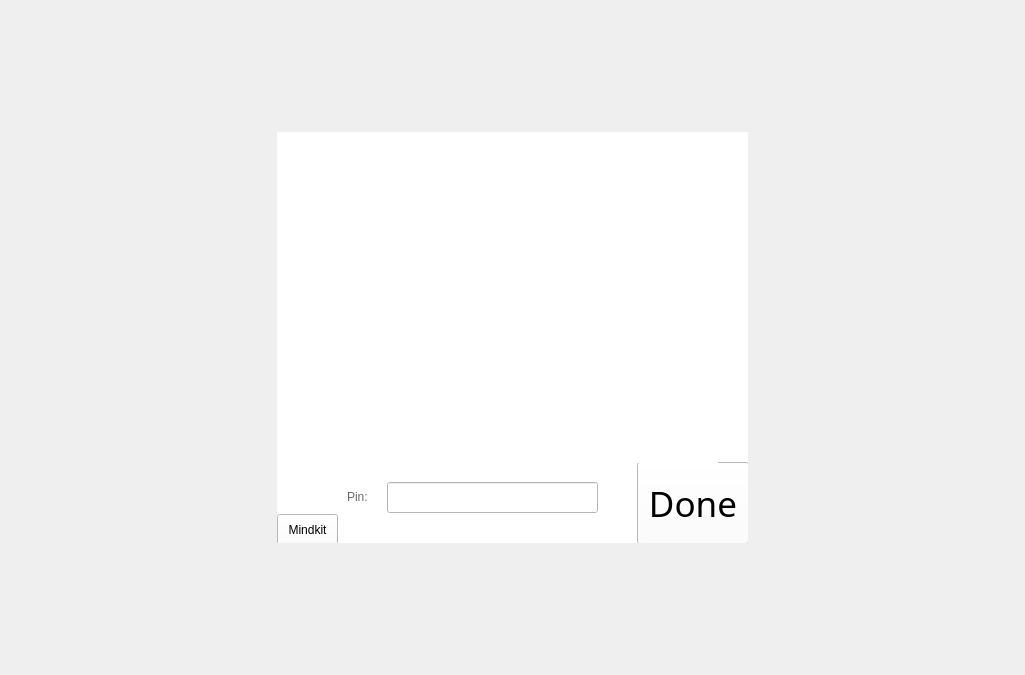
<?xml version="1.0" encoding="UTF-8"?>
<ui version="4.0">
 <class>Parameter_AnalogPin_Form</class>
 <widget class="QWidget" name="Parameter_AnalogPin_Form">
  <property name="geometry">
   <rect>
    <x>0</x>
    <y>0</y>
    <width>1025</width>
    <height>675</height>
   </rect>
  </property>
  <property name="minimumSize">
   <size>
    <width>1025</width>
    <height>675</height>
   </size>
  </property>
  <property name="windowTitle">
   <string>Form</string>
  </property>
  <property name="styleSheet">
   <string notr="true">QWidget#Parameter_AnalogPin_Form
{
	border-image: url(:/resource/images/common/Transparent_Black_70.png);
}</string>
  </property>
  <layout class="QGridLayout" name="gridLayout">
   <item row="0" column="1">
    <spacer name="verticalSpacer">
     <property name="orientation">
      <enum>Qt::Vertical</enum>
     </property>
     <property name="sizeHint" stdset="0">
      <size>
       <width>20</width>
       <height>114</height>
      </size>
     </property>
    </spacer>
   </item>
   <item row="1" column="0">
    <spacer name="horizontalSpacer">
     <property name="orientation">
      <enum>Qt::Horizontal</enum>
     </property>
     <property name="sizeHint" stdset="0">
      <size>
       <width>259</width>
       <height>20</height>
      </size>
     </property>
    </spacer>
   </item>
   <item row="1" column="1">
    <widget class="QWidget" name="widgetBg" native="true">
     <property name="minimumSize">
      <size>
       <width>471</width>
       <height>411</height>
      </size>
     </property>
     <property name="maximumSize">
      <size>
       <width>471</width>
       <height>411</height>
      </size>
     </property>
     <property name="styleSheet">
      <string notr="true">background-color: rgb(255, 255, 255);</string>
     </property>
     <widget class="PushButtonDone" name="pushButton">
      <property name="geometry">
       <rect>
        <x>360</x>
        <y>330</y>
        <width>112</width>
        <height>82</height>
       </rect>
      </property>
      <property name="font">
       <font>
        <family>Nexa Light</family>
        <pointsize>26</pointsize>
        <weight>50</weight>
        <italic>false</italic>
        <bold>false</bold>
       </font>
      </property>
      <property name="styleSheet">
       <string notr="true">QPushButton
{
	border-image: url(:/resource/images/upload_setting/Done.png);
	border-color: rgba(255, 255, 255, 0);
}
QPushButton:hover
{
	border-image: url(:/resource/images/upload_setting/Done_OVER.png);
	border-color: rgba(255, 255, 255, 0);
}</string>
      </property>
      <property name="text">
       <string>Done</string>
      </property>
      <property name="shortcut">
       <string>Ctrl+Return</string>
      </property>
      <property name="default">
       <bool>false</bool>
      </property>
     </widget>
     <widget class="QLineEdit" name="lineEdit">
      <property name="geometry">
       <rect>
        <x>110</x>
        <y>350</y>
        <width>211</width>
        <height>31</height>
       </rect>
      </property>
      <property name="styleSheet">
       <string notr="true">font: 17pt &quot;Microsoft YaHei UI&quot;;</string>
      </property>
     </widget>
     <widget class="QLabel" name="label">
      <property name="geometry">
       <rect>
        <x>70</x>
        <y>352</y>
        <width>31</width>
        <height>25</height>
       </rect>
      </property>
      <property name="styleSheet">
       <string notr="true">color: rgb(105, 105, 105);
font: 13pt &quot;Microsoft JhengHei&quot;;</string>
      </property>
      <property name="text">
       <string>Pin:</string>
      </property>
     </widget>
     <widget class="QLabel" name="label_2">
      <property name="geometry">
       <rect>
        <x>20</x>
        <y>10</y>
        <width>421</width>
        <height>321</height>
       </rect>
      </property>
      <property name="text">
       <string/>
      </property>
      <property name="pixmap">
       <pixmap resource="src.qrc">:/resource/images/parameter_input/AnalogPin/ArduinoUNO_Analog.png</pixmap>
      </property>
     </widget>
     <widget class="QPushButton" name="AnalogPin_0">
      <property name="geometry">
       <rect>
        <x>327</x>
        <y>284</y>
        <width>16</width>
        <height>41</height>
       </rect>
      </property>
      <property name="styleSheet">
       <string notr="true">QPushButton
{
	border-color: rgba(0, 255, 0, 0);
}

QPushButton:pressed
{
	border-color: rgba(255, 0, 0, 0);
}</string>
      </property>
      <property name="text">
       <string/>
      </property>
      <property name="icon">
       <iconset resource="src.qrc">
        <normaloff>:/resource/images/parameter_input/AnalogPin/SelectBox.png</normaloff>:/resource/images/parameter_input/AnalogPin/SelectBox.png</iconset>
      </property>
      <property name="iconSize">
       <size>
        <width>0</width>
        <height>37</height>
       </size>
      </property>
      <property name="flat">
       <bool>true</bool>
      </property>
     </widget>
     <widget class="QPushButton" name="AnalogPin_1">
      <property name="geometry">
       <rect>
        <x>342</x>
        <y>284</y>
        <width>16</width>
        <height>41</height>
       </rect>
      </property>
      <property name="text">
       <string/>
      </property>
      <property name="icon">
       <iconset resource="src.qrc">
        <normaloff>:/resource/images/parameter_input/AnalogPin/SelectBox.png</normaloff>:/resource/images/parameter_input/AnalogPin/SelectBox.png</iconset>
      </property>
      <property name="iconSize">
       <size>
        <width>0</width>
        <height>37</height>
       </size>
      </property>
      <property name="flat">
       <bool>true</bool>
      </property>
     </widget>
     <widget class="QPushButton" name="AnalogPin_2">
      <property name="geometry">
       <rect>
        <x>357</x>
        <y>284</y>
        <width>16</width>
        <height>41</height>
       </rect>
      </property>
      <property name="text">
       <string/>
      </property>
      <property name="icon">
       <iconset resource="src.qrc">
        <normaloff>:/resource/images/parameter_input/AnalogPin/SelectBox.png</normaloff>:/resource/images/parameter_input/AnalogPin/SelectBox.png</iconset>
      </property>
      <property name="iconSize">
       <size>
        <width>0</width>
        <height>37</height>
       </size>
      </property>
      <property name="flat">
       <bool>true</bool>
      </property>
     </widget>
     <widget class="QPushButton" name="AnalogPin_3">
      <property name="geometry">
       <rect>
        <x>373</x>
        <y>284</y>
        <width>16</width>
        <height>41</height>
       </rect>
      </property>
      <property name="text">
       <string/>
      </property>
      <property name="icon">
       <iconset resource="src.qrc">
        <normaloff>:/resource/images/parameter_input/AnalogPin/SelectBox.png</normaloff>:/resource/images/parameter_input/AnalogPin/SelectBox.png</iconset>
      </property>
      <property name="iconSize">
       <size>
        <width>0</width>
        <height>37</height>
       </size>
      </property>
      <property name="flat">
       <bool>true</bool>
      </property>
     </widget>
     <widget class="QPushButton" name="AnalogPin_4">
      <property name="geometry">
       <rect>
        <x>389</x>
        <y>284</y>
        <width>16</width>
        <height>41</height>
       </rect>
      </property>
      <property name="text">
       <string/>
      </property>
      <property name="icon">
       <iconset resource="src.qrc">
        <normaloff>:/resource/images/parameter_input/AnalogPin/SelectBox.png</normaloff>:/resource/images/parameter_input/AnalogPin/SelectBox.png</iconset>
      </property>
      <property name="iconSize">
       <size>
        <width>0</width>
        <height>37</height>
       </size>
      </property>
      <property name="flat">
       <bool>true</bool>
      </property>
     </widget>
     <widget class="QPushButton" name="AnalogPin_5">
      <property name="geometry">
       <rect>
        <x>403</x>
        <y>284</y>
        <width>16</width>
        <height>41</height>
       </rect>
      </property>
      <property name="text">
       <string/>
      </property>
      <property name="icon">
       <iconset resource="src.qrc">
        <normaloff>:/resource/images/parameter_input/AnalogPin/SelectBox.png</normaloff>:/resource/images/parameter_input/AnalogPin/SelectBox.png</iconset>
      </property>
      <property name="iconSize">
       <size>
        <width>0</width>
        <height>37</height>
       </size>
      </property>
      <property name="flat">
       <bool>true</bool>
      </property>
     </widget>
     <widget class="QPushButton" name="pushButtonMindkit">
      <property name="geometry">
       <rect>
        <x>0</x>
        <y>382</y>
        <width>61</width>
        <height>31</height>
       </rect>
      </property>
      <property name="text">
       <string>Mindkit</string>
      </property>
     </widget>
    </widget>
   </item>
   <item row="1" column="2">
    <spacer name="horizontalSpacer_2">
     <property name="orientation">
      <enum>Qt::Horizontal</enum>
     </property>
     <property name="sizeHint" stdset="0">
      <size>
       <width>259</width>
       <height>20</height>
      </size>
     </property>
    </spacer>
   </item>
   <item row="2" column="1">
    <spacer name="verticalSpacer_2">
     <property name="orientation">
      <enum>Qt::Vertical</enum>
     </property>
     <property name="sizeHint" stdset="0">
      <size>
       <width>20</width>
       <height>114</height>
      </size>
     </property>
    </spacer>
   </item>
  </layout>
 </widget>
 <customwidgets>
  <customwidget>
   <class>PushButtonDone</class>
   <extends>QPushButton</extends>
   <header>PushButtonDone.h</header>
  </customwidget>
 </customwidgets>
 <tabstops>
  <tabstop>lineEdit</tabstop>
  <tabstop>pushButton</tabstop>
 </tabstops>
 <resources>
  <include location="src.qrc"/>
 </resources>
 <connections/>
</ui>
